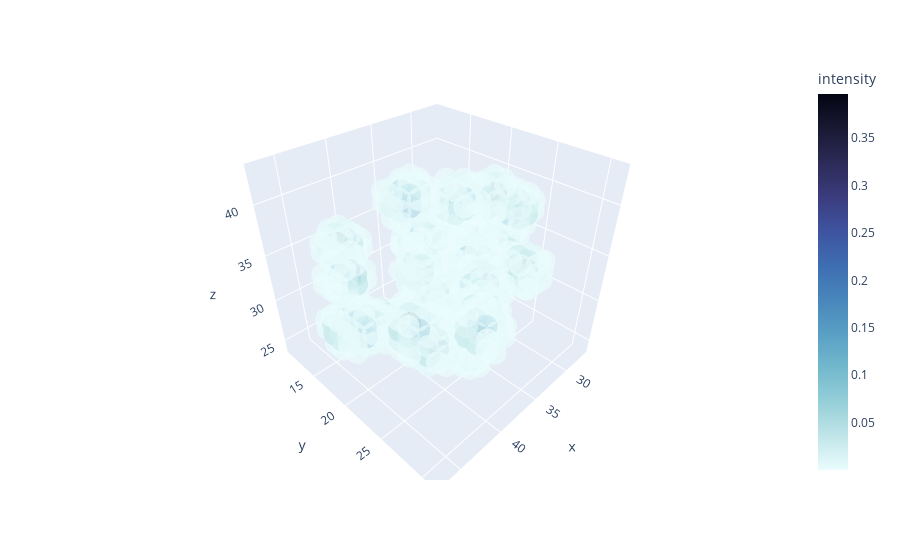

Notebook source saved alongside this figure:
### Code cell
plot_field(fields[3])

### Figure 1 — Plotly figure (JSON) as saved in the notebook; plotly's stock layout.template omitted (floating-point values rounded to 4 significant figures; data arrays with more than 128 entries replaced by an {"elided": "..."} marker saying what was removed)
{"data": [{"hoverlabel": {"namelength": 0}, "hovertemplate": "x=%{x}<br>y=%{y}<br>z=%{z}<br>intensity=%{marker.color}", "legendgroup": "", "marker": {"color": {"elided": "1124 float values"}, "coloraxis": "coloraxis", "opacity": 0.7, "symbol": "circle"}, "mode": "markers", "name": "", "scene": "scene", "showlegend": false, "type": "scatter3d", "x": {"elided": "1124 int values"}, "y": {"elided": "1124 int values"}, "z": {"elided": "1124 int values"}}], "layout": {"coloraxis": {"colorbar": {"title": {"text": "intensity"}}, "colorscale": [[0, "rgb(234, 252, 253)"], [0.09091, "rgb(192, 229, 232)"], [0.1818, "rgb(149, 207, 216)"], [0.2727, "rgb(114, 184, 205)"], [0.3636, "rgb(89, 159, 196)"], [0.4545, "rgb(72, 134, 187)"], [0.5455, "rgb(62, 109, 178)"], [0.6364, "rgb(62, 83, 160)"], [0.7273, "rgb(58, 60, 125)"], [0.8182, "rgb(44, 42, 87)"], [0.9091, "rgb(25, 25, 51)"], [1, "rgb(3, 5, 18)"]]}, "legend": {"tracegroupgap": 0}, "margin": {"t": 60}, "scene": {"domain": {"x": [0, 1], "y": [0, 1]}, "xaxis": {"title": {"text": "x"}}, "yaxis": {"title": {"text": "y"}}, "zaxis": {"title": {"text": "z"}}}}}
